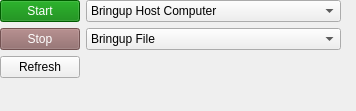
<?xml version="1.0" encoding="UTF-8"?>
<ui version="4.0">
 <class>Bringup</class>
 <widget class="QWidget" name="Bringup">
  <property name="geometry">
   <rect>
    <x>0</x>
    <y>0</y>
    <width>356</width>
    <height>111</height>
   </rect>
  </property>
  <property name="windowTitle">
   <string>Form</string>
  </property>
  <widget class="QWidget" name="bringup" native="true">
   <property name="geometry">
    <rect>
     <x>0</x>
     <y>0</y>
     <width>341</width>
     <height>105</height>
    </rect>
   </property>
   <layout class="QFormLayout" name="formLayout">
    <item row="1" column="1">
     <widget class="QComboBox" name="bringupFile">
      <property name="toolTip">
       <string>Bringup file to run</string>
      </property>
      <item>
       <property name="text">
        <string>Bringup File</string>
       </property>
      </item>
     </widget>
    </item>
    <item row="0" column="1">
     <widget class="QComboBox" name="bringupHost">
      <property name="toolTip">
       <string>Bringup Host Computer</string>
      </property>
      <item>
       <property name="text">
        <string>Bringup Host Computer</string>
       </property>
      </item>
     </widget>
    </item>
    <item row="1" column="0">
     <widget class="QPushButton" name="bringupStop">
      <property name="enabled">
       <bool>false</bool>
      </property>
      <property name="styleSheet">
       <string notr="true">QPushButton {color: white; background:red;}

QPushButton:!enabled{color:white; background: rgb(140, 100, 100)}</string>
      </property>
      <property name="text">
       <string>Stop</string>
      </property>
     </widget>
    </item>
    <item row="0" column="0">
     <widget class="QPushButton" name="bringupStart">
      <property name="enabled">
       <bool>true</bool>
      </property>
      <property name="styleSheet">
       <string notr="true">QPushButton {color: white; background: green;}
QPushButton:!enabled{color: white; background: rgb(100, 130, 110);}</string>
      </property>
      <property name="text">
       <string>Start</string>
      </property>
     </widget>
    </item>
    <item row="2" column="0">
     <widget class="QPushButton" name="bringupRefresh">
      <property name="enabled">
       <bool>true</bool>
      </property>
      <property name="text">
       <string>Refresh</string>
      </property>
     </widget>
    </item>
   </layout>
  </widget>
 </widget>
 <resources/>
 <connections/>
</ui>
